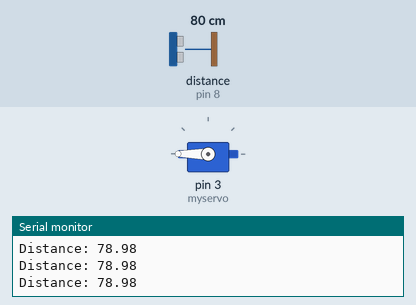
This sketch was run on a simulated Arduino Uno, built with avr-gcc and run on an emulated ATmega328P. Shown: servo, the last lines printed to the serial monitor. Wiring (inferred from the names in the program): ultrasonic range finder: trigger pin 7; echo pin 8. Inputs (shaded band) come from the test bench; at power-on: distance to the obstacle (sensor on pin 8) 80 cm. The echo pulse lasts 58.3 µs per cm.

Above: at 2.2 s.
2.3 s: distance to the obstacle (sensor on pin 8) set to 9 cm
At 3.6 s:
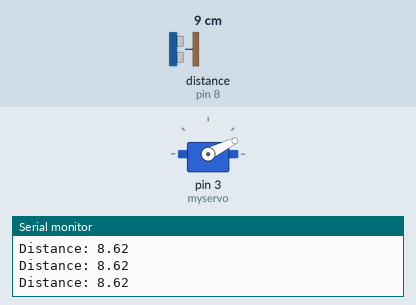
3.9 s: distance to the obstacle (sensor on pin 8) set to 18 cm
At 4.7 s:
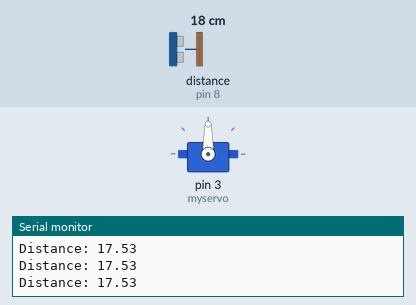
5.5 s: distance to the obstacle (sensor on pin 8) set to 2 cm
At 5.8 s:
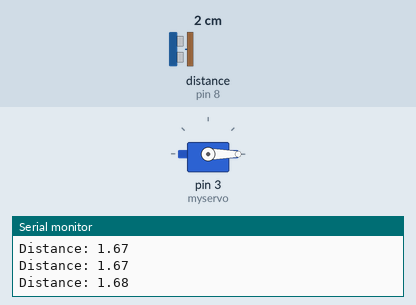
7.0 s: distance to the obstacle (sensor on pin 8) set to 35 cm
At 7.7 s:
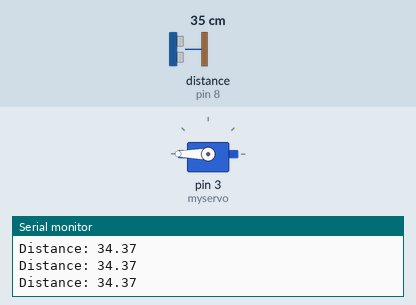
8.5 s: distance to the obstacle (sensor on pin 8) set to 27 cm
At 9.3 s:
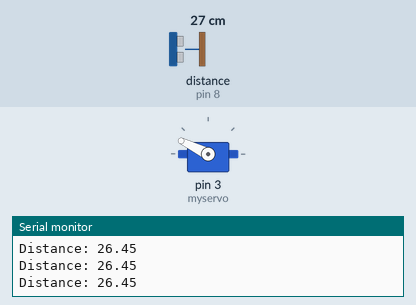
Timing chart, 0 to 11.0 s (numbered marks = the images above; inputs shaded):
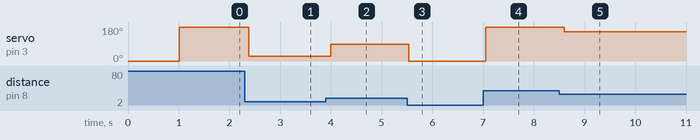

The sketch:

Raw_Servo_and_Ultrasonic_Code.ino
```cpp
#include <Servo.h>
Servo myservo;
int pos = 0;    //Servomotor auf 0 Grad


long duration;  //Daten für Ultraschallsensor
float distancecm;
int trigPin = 7;
int echoPin = 8;

void setup() {

  pinMode(trigPin, OUTPUT); //Setup welcher Pin Input und welcher Output ist
  pinMode(echoPin, INPUT);
  Serial.begin(9600);       //Geschwindigkeit der Ausgabe


  myservo.attach(3);        //3 Pins am Servo (Wo ich den anspreche)
  myservo.write(0);         //positioniere dich auf 0 grad
  delay(1000);

}

void loop() {

 // for(pos=0; pos <= 180; pos+=2){
 //   myservo.write(pos);
 //   delay(15);
 // }

//  for(pos=180; pos >= 0; pos-=2){
//    myservo.write(pos);
//    delay(15);
//  }


  digitalWrite(trigPin, LOW);
  delayMicroseconds(2);

  //Trigger the sensor with a 10 micrseconds HIGH pulse
  digitalWrite(trigPin, HIGH);
  delayMicroseconds(10);
  digitalWrite(trigPin, LOW);

  //Obtain lenght of HIGH pulse in
  duration = pulseIn(echoPin, HIGH);

  //Ping sensor returns HIGH output pulse that gives the time required for the burst echo to return back to sensor
  //speed of sound travels at 340 m/s or 0.034cm/s
  //Must divide by 2 since time received is time for sound wave to travel to and from object
  distancecm = duration*0.034/2.0;

  if(distancecm <= 5){
    myservo.write(0);
  } else if(distancecm > 5 && distancecm <= 30){
    myservo.write((distancecm-5)*(180.0/(30-5)));
  } else {
    myservo.write(180);
  }

  Serial.write("Distance: ");
  Serial.println(distancecm);
  delay(100);

}
```

Measured:
- after the input at 2.3 s, servo on pin 3 (myservo): 180° → 25° after 0.08 s, → 26° 0.10 s later
- after the input at 3.9 s, servo on pin 3 (myservo): 26° → 90° after 0.10 s
- after the input at 5.5 s, servo on pin 3 (myservo): 90° → 0° at once
- after the input at 7.0 s, servo on pin 3 (myservo): 0° → 180° after 0.05 s
- after the input at 8.5 s, servo on pin 3 (myservo): 180° → 154° after 0.10 s
